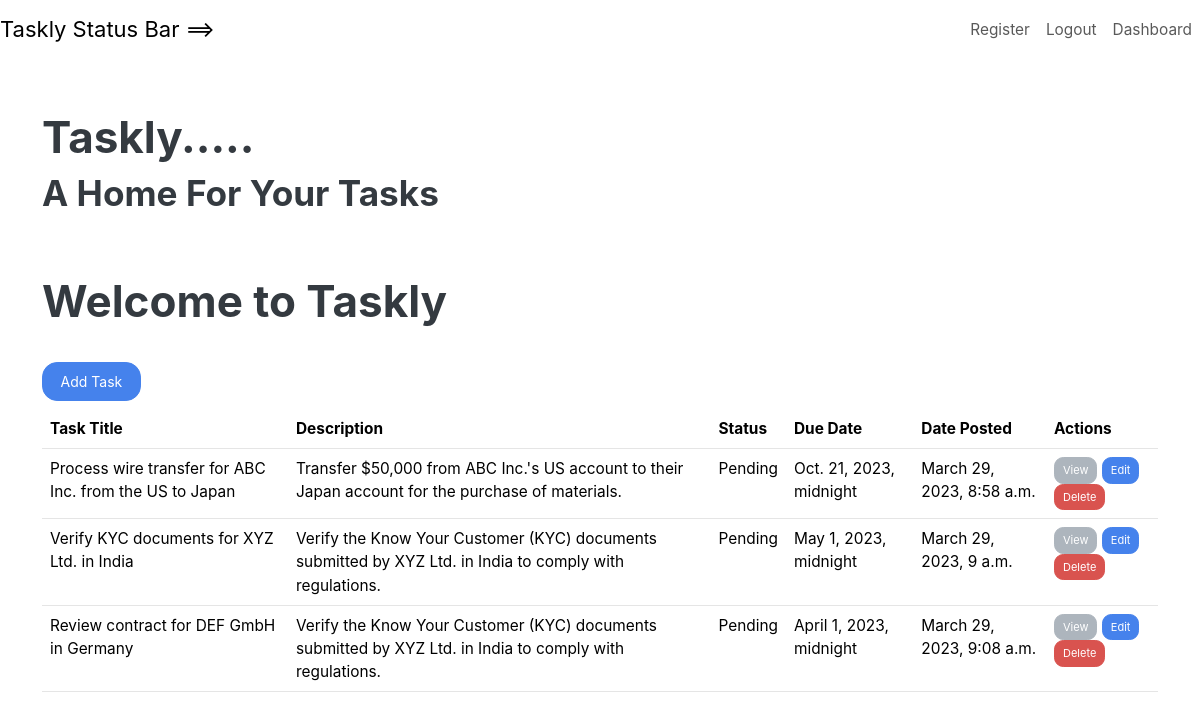
The page / (signed in) on the database its author committed.
### taskly/models.py (models this page shows, shortened)
class Task(models.Model):
    title = models.CharField(max_length=100, null=True)
    content = models.CharField(max_length=1000, null=True, blank=True)
    date_posted = models.DateTimeField(auto_now_add=True, null=True)
    due_date = models.DateTimeField(null=True)
    user = models.ForeignKey(User, on_delete=models.CASCADE, null=True)

### taskly/views.py (the view)
# urls.py: path('', views.index, name='dashboard'),
@login_required()
def index(request):
    tasks = Task.objects.all().filter(user=request.user)
    return render(request, 'index.html', {'tasks':tasks})

### taskly/templates/index.html (shortened to what this page needs)
<!DOCTYPE html>
<html lang="en">
{% extends 'base.html' %}
{% block content %}
<h1>Taskly..... </h1>
<h2>A Home For Your Tasks</h2>
    <br><br>
    <div class="backdrop">
        <h1>Welcome to Taskly  {{ username }}</h1>
    </div>
    <br>
<a href="{% url 'taskly:create_task' %}" class="btn btn-primary mb-2">Add Task</a>
<table class="table">
    <thead>
        <tr>
            <th>Task Title</th>
            <th>Description</th>
            <th>Status</th>
            <th>Due Date</th>
            <th>Date Posted</th>
            <th>Actions</th>
        </tr>
    </thead>
    <tbody>
        {% for task in tasks %}
        <tr>
            <td>{{ task.title }}</td>
            <td>{{ task.content }}</td>
            <td>
                {% if task.due_date %}
                    {% if task.due_date < task.date_posted %}
                        Overdue
                    {% else %}
                        Pending
                    {% endif %}
                {% else %}
                    No Due Date
                {% endif %}
            </td>
            <td>{{ task.due_date }}</td>
            <td>{{ task.date_posted }}</td>
            <td>
                <a href="{% url 'taskly:view_task' task.pk %}" class="btn btn-secondary btn-sm">View</a>
                <a href="{% url 'taskly:update_task' task.pk %}" class="btn btn-primary btn-sm">Edit</a>
                <form action="{% url 'taskly:delete_task' task.pk %}" method="POST" class="d-inline">
                    <a href="{% url 'taskly:delete_task' task.id %}" class="btn btn-danger btn-sm">Delete</a>
                </form>
            </td>
        </tr>
        {% empty %}
        <tr>
            <td colspan="5">No tasks found.</td>
        </tr>
        {% endfor %}
    </tbody>
</table>
{% endblock %}

### taskly/templates/base.html (shortened to what this page needs)
<!DOCTYPE html>
<html lang="en">
<head>
    <link rel="stylesheet" type="text/css" href="https://bootswatch.com/5/litera/bootstrap.min.css">
</head>
<header>
      <nav class="navbar navbar-expand-lg navbar-light custom-bg">
      <a class="navbar-brand" href="#">Taskly Status Bar ==></a>
      <div class="collapse navbar-collapse justify-content-end" id="navbarNav">
        <ul class="navbar-nav">
            <li class="nav-item">
              <a class="nav-link" href="{% url 'taskly:register' %}">Register</a>
            </li>
            {% if user.is_authenticated %}
                <li class="nav-item">
                    <a class="nav-link" href="{% url 'taskly:logout' %}">Logout</a>
                </li>
            {% else %}
                <li class="nav-item">
                    <a class="nav-link" href="{% url 'taskly:login' %}">Login</a>
                </li>
            {% endif %}
            {% if user.is_authenticated %}
                <li class="nav-item">
                    <a class="nav-link" href="{% url 'taskly:dashboard' %}">Dashboard</a>
                </li>
            {% else %}
                <li class="nav-item">
                    <a class="nav-link" href=""></a>
                </li>
            {% endif %}
        </ul>
      </div>
    </nav>
    <br><br>
</header>
<body>
    <div class="container">
        {% block content %}
        {% endblock content %}
    </div>
</body>
</html>

### rows shown on the page
Task: title "Process wire transfer for ABC Inc. from the US to Japan", content "Transfer $50,000 from ABC Inc.'s US account to their Japan account for the purchase of materials.", shows "Pending", due_date "Oct. 21, 2023, midnight", date_posted "March 29, 2023, 8:58 a.m."
Task: title "Verify KYC documents for XYZ Ltd. in India", content "Verify the Know Your Customer (KYC) documents submitted by XYZ Ltd. in India to comply with regulations.", shows "Pending", due_date "May 1, 2023, midnight", date_posted "March 29, 2023, 9 a.m."
Task: title "Review contract for DEF GmbH in Germany", content "Verify the Know Your Customer (KYC) documents submitted by XYZ Ltd. in India to comply with regulations.", shows "Pending", due_date "April 1, 2023, midnight", date_posted "March 29, 2023, 9:08 a.m."
